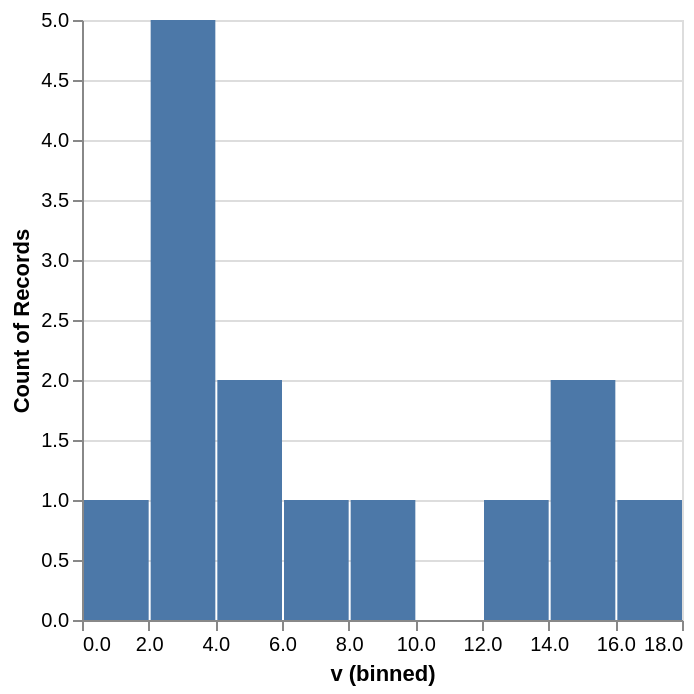

Vega-Lite specification stored for this chart:
### Vega-Lite specification from a JSON file in a GitHub repository (floating-point values rounded to 4 significant figures)
{"$schema": "https://vega.github.io/schema/vega-lite/v6.json", "data": {"values": [{"v": 1}, {"v": 2}, {"v": 2}, {"v": 3}, {"v": 3}, {"v": 3}, {"v": 4}, {"v": 4}, {"v": 7}, {"v": 9}, {"v": 12}, {"v": 15}, {"v": 15}, {"v": 18}]}, "description": "Histogram: binned x, count y.", "encoding": {"x": {"bin": true, "field": "v"}, "y": {"aggregate": "count"}}, "mark": "bar", "usermeta": {"eas": {"standin_ratio": 0.0222, "threshold": 0.05}}}
